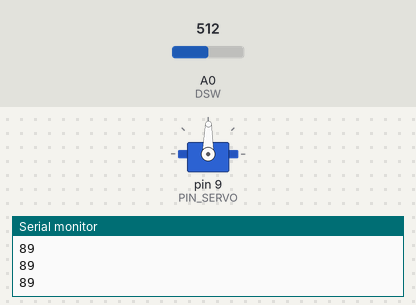
A sketch run on a simulated Arduino Uno, built with avr-gcc and run on an emulated ATmega328P. On the bench: servo, the last lines printed to the serial monitor. The inputs (shaded band) are chosen by the test bench; at power-on: A0 (DSW) = 512.

Above: at 1.2 s.
1.3 s: A0 (DSW) set to 716
At 2.5 s:
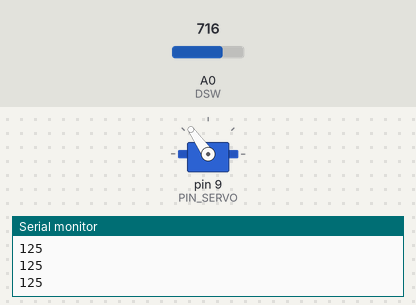
2.8 s: A0 (DSW) set to 900
At 3.5 s:
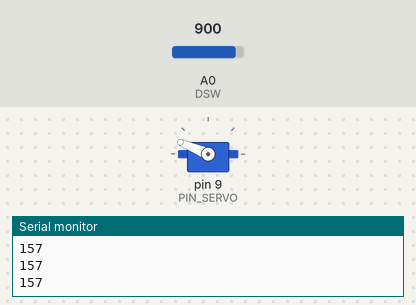
4.3 s: A0 (DSW) set to 1023
At 5.0 s:
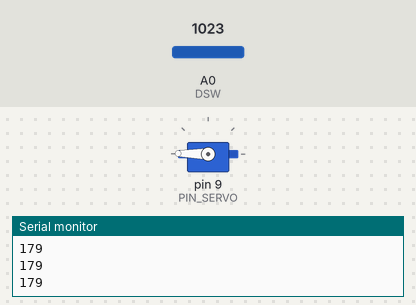
5.8 s: A0 (DSW) set to 306
At 7.0 s:
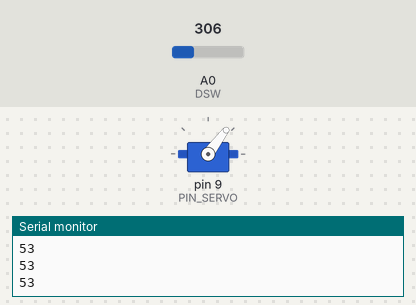
7.3 s: A0 (DSW) set to 122
At 8.5 s:
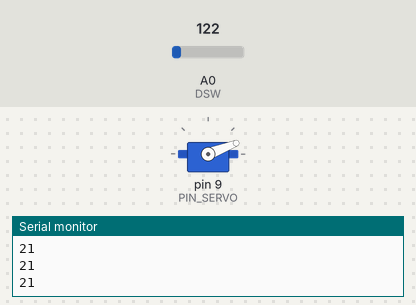
8.8 s: A0 (DSW) set to 511
At 9.3 s:
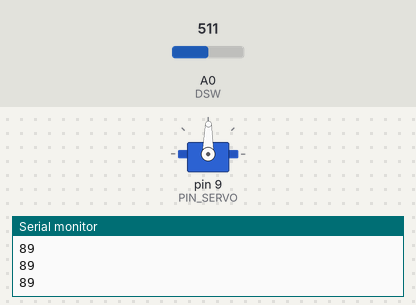
Timing chart, 0 to 11.3 s (numbered marks = the images above; inputs shaded):
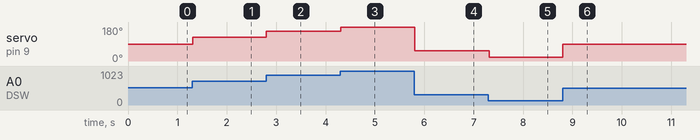

The sketch:

Servo.ino
```cpp
#include <Servo.h>

#define PIN_SERVO 9
#define DSW A0

Servo servo;

void setup() {
    Serial.begin(9600);
  servo.attach(PIN_SERVO);

  servo.write(90);
}

void loop() {

    int val=analogRead(DSW);
    val = map(val,0,1023,0,179);
    servo.write(val);
    Serial.println(val);

  delay(15);


 // if(Serial.available()){
  //  if(val == '1') servo.write(0);
//    else if(val == '2') servo.write(90);
 //   else if(val == '3') servo.write(175);
  //  else if(val == '9')  servo.attach(PIN_SERVO);
  //  else servo.detach();
//  }
}
```

Measured:
- after the input at 1.3 s, servo on pin 9 (PIN_SERVO): 89° → 125° at once
- after the input at 2.8 s, servo on pin 9 (PIN_SERVO): 125° → 157° at once
- after the input at 4.3 s, servo on pin 9 (PIN_SERVO): 157° → 179° at once
- after the input at 5.8 s, servo on pin 9 (PIN_SERVO): 179° → 53° at once
- after the input at 7.3 s, servo on pin 9 (PIN_SERVO): 53° → 21° at once
- after the input at 8.8 s, servo on pin 9 (PIN_SERVO): 21° → 89° at once
